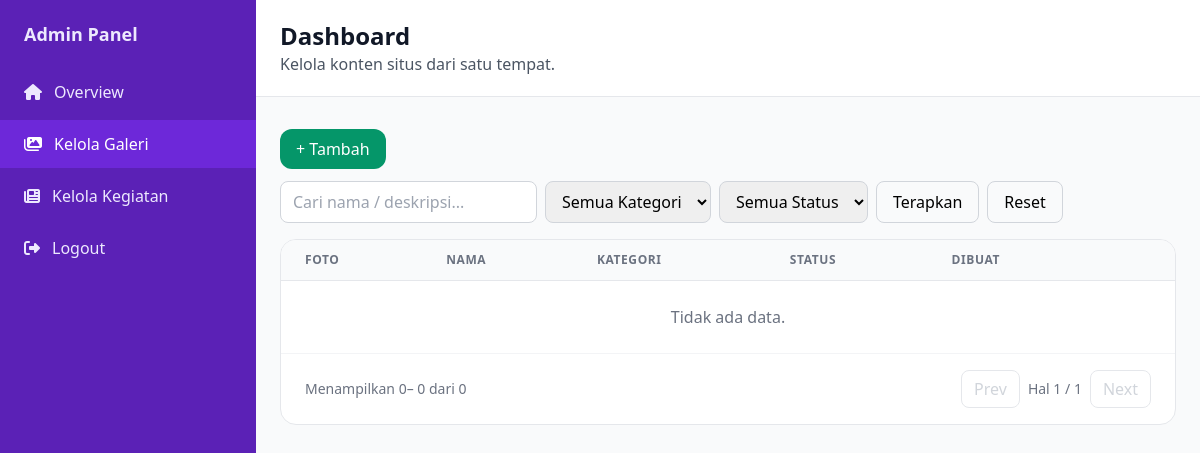
The app's page /admin/dashboard.php?tab=gallery (signed in), older data.
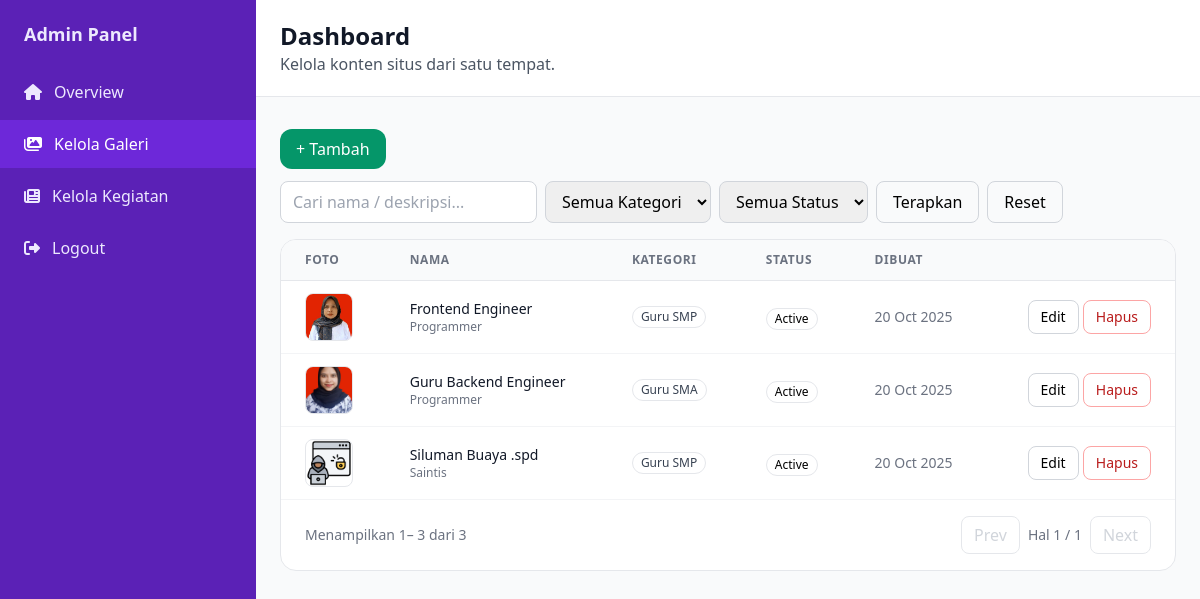
The same page, newer data.
### tables this page shows
CREATE TABLE `gallery` (
  `id` int(11) NOT NULL,
  `title` varchar(255) NOT NULL,
  `description` text DEFAULT NULL,
  `image_path` varchar(500) NOT NULL,
  `category` enum('tk','sd','smp','sma') NOT NULL,
  `status` enum('active','inactive') DEFAULT 'active',
  `created_by` int(11) DEFAULT NULL,
  `created_at` timestamp NULL DEFAULT current_timestamp()
);

### config/database.php (called while the page is built, shortened)
<?php
class Database {
    private $host = "localhost";
    private $db_name = "isr_school";
    private $username = "root";
    private $password = "";
    public function getConnection() {
        $this->conn = null;
        try {
            $this->conn = new PDO("mysql:host=" . $this->host . ";dbname=" . $this->db_name, $this->username, $this->password);
            $this->conn->exec("set names utf8");
            $this->conn->setAttribute(PDO::ATTR_ERRMODE, PDO::ERRMODE_EXCEPTION);
        } catch(PDOException $exception) {
            echo "Connection error: " . $exception->getMessage();
        }
        return $this->conn;
    }
}
?>

### models/Gallery.php (called while the page is built, shortened)
<?php
require_once __DIR__ . '/../config/database.php';
class Gallery {
  private $db;
  public function __construct() {
    $this->db = (new Database())->getConnection();
  }
  public function all($filters = []) {
    $sql = "SELECT * FROM gallery WHERE 1=1";
    $params = [];
    $sql .= " ORDER BY created_at DESC";
    $stmt = $this->db->prepare($sql);
    $stmt->execute();
    return $stmt->fetchAll(PDO::FETCH_ASSOC);
  }
}

### admin/dashboard.php (the view, shortened to what the changed rows need)
<?php
require_once __DIR__ . '/../models/Gallery.php';
function h($s){ return htmlspecialchars((string)$s, ENT_QUOTES, 'UTF-8'); }
$tab     = $_GET['tab'] ?? 'overview';
$gq      = trim($_GET['gq'] ?? '');
$gcat    = $_GET['gcat'] ?? '';
$gstatus = $_GET['gstatus'] ?? '';
$gpage   = max(1, (int)($_GET['gpage'] ?? 1));
$perPage = 12;
$gal = new Gallery();
$filters = [
  'q'        => $gq ?: null,
  'category' => $gcat ?: null,
  'status'   => $gstatus ?: null,
];
$allItems = $gal->all($filters);
$total    = count($allItems);
$offset   = ($gpage - 1) * $perPage;
$items    = array_slice($allItems, $offset, $perPage);
$catLabels = ['tk'=>'Guru TK','sd'=>'Guru SD','smp'=>'Guru SMP','sma'=>'Guru SMA'];
?>
<!DOCTYPE html>
<html lang="id">
<head>
  <link rel="stylesheet" href="https://cdn.jsdelivr.net/npm/tailwindcss@2.2.19/dist/tailwind.min.css">
  <link rel="stylesheet" href="https://cdnjs.cloudflare.com/ajax/libs/font-awesome/6.5.0/css/all.min.css">
</head>
<body class="bg-gray-50 min-h-screen">
  <div class="flex">
    <main class="flex-1">
      <header class="bg-white border-b border-gray-200">
        <div class="max-w-7xl mx-auto px-6 py-5">
          <h1 class="text-2xl font-extrabold text-gray-900">Dashboard</h1>
        </div>
      </header>
      <div class="max-w-7xl mx-auto px-6 py-8">
        <section id="tab-gallery" class="<?= $tab==='gallery' ? '' : 'hidden' ?>">
          <div class="bg-white rounded-2xl border border-gray-200 overflow-hidden">
            <div class="overflow-x-auto">
              <table class="min-w-full divide-y divide-gray-200">
                <thead class="bg-gray-50">
                  <tr class="text-left text-xs font-semibold text-gray-500 uppercase tracking-wider">
                    <th class="px-6 py-3">Foto</th>
                    <th class="px-6 py-3">Nama</th>
                    <th class="px-6 py-3">Kategori</th>
                    <th class="px-6 py-3">Status</th>
                    <th class="px-6 py-3">Dibuat</th>
                    <th class="px-6 py-3"></th>
                  </tr>
                </thead>
                <tbody class="bg-white divide-y divide-gray-100">
                  <?php if (!$items): ?>
                    <tr><td colspan="6" class="px-6 py-6 text-center text-gray-500">Tidak ada data.</td></tr>
                  <?php else: foreach ($items as $it): ?>
                    <tr class="hover:bg-gray-50">
                      <td class="px-6 py-3">
                        <?php if (!empty($it['image_path'])): ?>
                          <img src="/site/<?= h($it['image_path']) ?>" class="h-12 w-12 object-cover rounded-lg border border-gray-200" alt="">
                        <?php else: ?>
                          <div class="h-12 w-12 rounded-lg bg-gray-100 border border-gray-200"></div>
                        <?php endif; ?>
                      </td>
                      <td class="px-6 py-3">
                        <div class="text-sm font-medium text-gray-900"><?= h($it['title']) ?></div>
                        <?php if (!empty($it['description'])): ?>
                          <div class="text-xs text-gray-500"><?= nl2br(h($it['description'])) ?></div>
                        <?php endif; ?>
                      </td>
                      <td class="px-6 py-3 text-sm text-gray-700">
                        <span class="inline-flex items-center px-2 py-0.5 rounded-full text-xs font-medium border">
                          <?= h($catLabels[$it['category']] ?? ucfirst($it['category'])) ?>
                        </span>
                      </td>
                      <td class="px-6 py-3">
                        <span class="inline-flex items-center px-2 py-0.5 rounded-full text-xs font-medium border">
                          <?= h(ucfirst($it['status'])) ?>
                        </span>
                      </td>
                      <td class="px-6 py-3 text-sm text-gray-500"><?= !empty($it['created_at']) ? h(date('d M Y', strtotime($it['created_at']))) : '-' ?></td>
                      <td class="px-6 py-3 text-right">
                        <a href="?tab=gallery&mode=edit&id=<?= (int)$it['id'] ?>&gq=<?= urlencode($gq) ?>&gcat=<?= urlencode($gcat) ?>&gstatus=<?= urlencode($gstatus) ?>&gpage=<?= (int)$gpage ?>"
                           class="inline-flex items-center px-3 py-1.5 text-sm rounded-lg border border-gray-300 hover:bg-gray-50">Edit</a>
                        <form action="?tab=gallery&mode=delete" method="post" class="inline" onsubmit="return confirm('Hapus item ini?')">
                          <button class="inline-flex items-center px-3 py-1.5 text-sm rounded-lg border border-red-300 text-red-700 hover:bg-red-50">Hapus</button>
                        </form>
                      </td>
                    </tr>
                  <?php endforeach; endif; ?>
                </tbody>
              </table>
            </div>
            <div class="px-6 py-4 flex items-center justify-between border-t border-gray-100">
              <div class="text-sm text-gray-500">
                Menampilkan <span class="font-medium"><?= $total ? ($offset+1) : 0 ?></span>–
                <span class="font-medium"><?= min($offset + $perPage, $total) ?></span> dari
                <span class="font-medium"><?= $total ?></span>
              </div>
            </div>
          </div>
        </section>
      </div>
    </main>
  </div>
</body>
</html>

Row changes from the older to the newer data that the page shows:
added gallery: image_path (picture), title "Frontend Engineer", description "Programmer", category "Guru SMP", status "Active", created_at "20 Oct 2025"
added gallery: image_path (picture), title "Guru Backend Engineer", description "Programmer", category "Guru SMA", status "Active", created_at "20 Oct 2025"
added gallery: image_path (picture), title "Siluman Buaya .spd", description "Saintis", category "Guru SMP", status "Active", created_at "20 Oct 2025"
Text that changed along with them:
$offset+1: (not shown) → "1"
min($offset + $perPage, $total): "0" → "3"
$total: "0" → "3"
text no longer shown: "Tidak ada data. 0"
